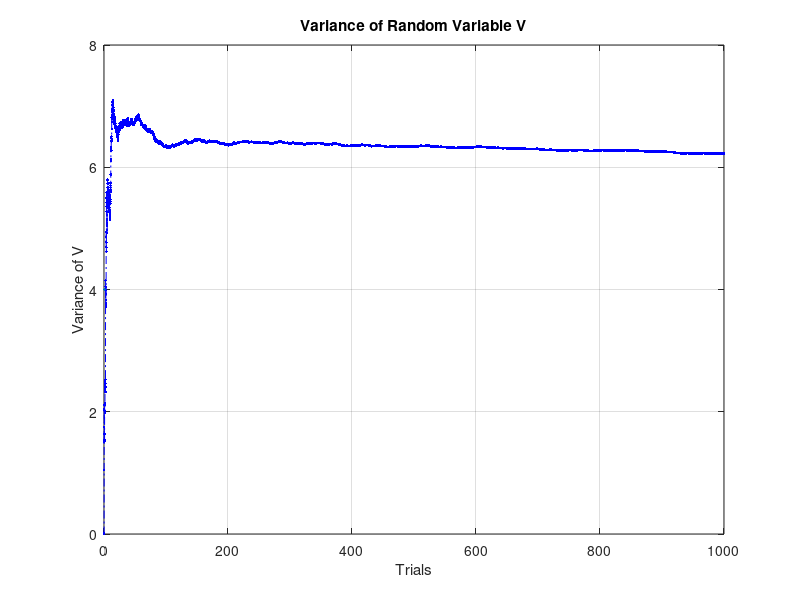

This chart was generated by the following MATLAB code:
rng("default")

%RANDOM VARIABLE X IS TAKEN AS THE NUMBER OBTAINED ON A ROLL OF A DIE
X = randi([1,6],1,10000);

%WE KNOW THAT TRUE MEAN OF X is 3.5
true_mean =3.5;

%COMPUTED MEAN
mean = zeros(1,10000);
for i=1:10000
    mean(i)=sum(X(1:i))/i;
end

%PLOTTING COMPUTED MEAN vs TRUE MEAN
x = linspace(0,1000,10000);
plot(x,true_mean*ones(1,10000),'b-_',MarkerSize=10)
hold on
plot(x,mean,'r.-.',MarkerSize=4);
hold off
grid on
xlabel 'Number of trials'
ylabel 'Mean'
legend('True Mean','Computed Mean');
title 'True vs Computed Mean'

%WE KNOW THAT THE TRUE VARIANCE OF A DIE ROLL is 2.91667
true_var = 2.91667;

%DEFINING THE RANDOM VARIABLE V
V = ((X-mean).^2);

%COMPUTING EXPECTATION VALUE OF V
v=zeros(1,10000);
for i=1:10000
    v(i)=sum(V(1:i))/i;
end

%PLOTTING TRUE VARIANCE vs EXPECTED VALUE OF V
x = linspace(0,1000,10000);
plot(x,true_var*ones(1,10000),'b-_',MarkerSize=10)
hold on
plot(x,v,'r.-.',MarkerSize=4);
hold off
grid on
xlabel 'Number of trials'
ylabel 'Variance'
legend('True Variance','Computed Variance');
title 'True vs Computed Variance'


%PLOTTING VARIANCE OF RANDOM VARIABLE V
V1 = (V-v).^2;
v1 = zeros(1,10000);
for i=1:10000
    v1(i)=sum(V1(1:i))/i;
end
x = linspace(0,1000,10000);
plot(x,v1,'b.-.',MarkerSize=4)
grid on
ylabel 'Variance of V'
xlabel 'Trials'
title 'Variance of Random Variable V'
